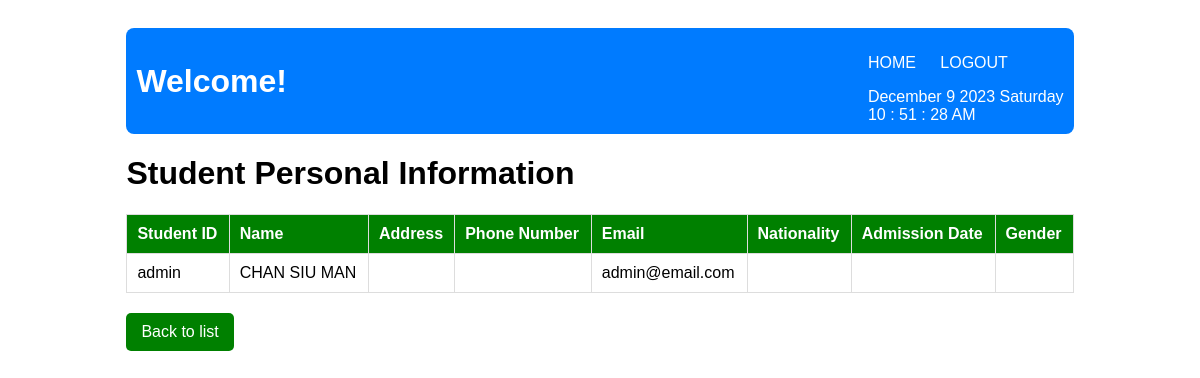
/Teacher/viewStudent.php?userid=admin, run on the app's committed database.
### tables this page shows
CREATE TABLE `Student` (
  `userid` varchar(255) NOT NULL,
  `password` varchar(30) NOT NULL,
  `name` varchar(50) DEFAULT NULL,
  `address` varchar(255) DEFAULT NULL,
  `phoneNum` varchar(20) DEFAULT NULL,
  `email` varchar(255) NOT NULL,
  `Admission_Date` date DEFAULT NULL,
  `nationality` text DEFAULT NULL,
  `gender` char(1) DEFAULT NULL,
  `birth` date DEFAULT NULL,
  `Expire_Date` date DEFAULT NULL
);

### Teacher/viewStudent.php (the view, shortened to what this page needs)
<!DOCTYPE html>
<html>
<head>
    <link rel="stylesheet" href="../css/globle-style.css" />
</head>
<body>
<div class="container">
<?php
    include_once('../navbar.php');
    include "../db_conn.php";
    if (isset($_GET['userid'])) {
        $userId = mysqli_real_escape_string($conn, $_GET['userid']);
        $courseId = mysqli_real_escape_string($conn, $_GET['course_id']);
        $sql = "SELECT * FROM Student WHERE userid = '$userId'";
        $result = mysqli_query($conn, $sql);
        if ($row = mysqli_fetch_assoc($result)) {
            echo "<h1>Student Personal Information</h1>";
            echo "<table>";
            echo "<tr>";
            echo "<th>Student ID</th>";
            echo "<th>Name</th>";
            echo "<th>Address</th>";
            echo "<th>Phone Number</th>";
            echo "<th>Email</th>";
            echo "<th>Nationality</th>";
            echo "<th>Admission Date</th>";
            echo "<th>Gender</th>";
            echo "</tr>";
            echo "<tr>";
            echo "<td>" . htmlspecialchars($row['userid']) . "</td>";
            echo "<td>" . strtoupper(htmlspecialchars($row['name'])) . "</td>";
            echo "<td>" . htmlspecialchars($row['address']) . "</td>";
            echo "<td>" . htmlspecialchars($row['phoneNum']) . "</td>";
            echo "<td>" . htmlspecialchars($row['email']) . "</td>";
            echo "<td>" . htmlspecialchars($row['nationality']) . "</td>";
            echo "<td>" . htmlspecialchars($row['Admission_Date']) . "</td>";
            echo "<td>" . htmlspecialchars($row['gender']) . "</td>";
            echo "</tr>";
            echo "</table>";
        } else {
            echo "User not found.";
        }
    } else {
        echo "No User ID provided.";
    }
?>
<a href="viewCourse.php?course_id=<?php echo htmlspecialchars($courseId); ?>" class="button">Back to list</a>
</div>
</body>
</html>

### css/globle-style.css (style rules this page uses)
body { font-family: Arial, sans-serif; background-color: rgba(255, 255, 255, 0.638); }
.container { width: 80%; margin: auto; overflow: hidden; padding: 20px; }
table { width: 100%; margin-top: 20px; border-collapse: collapse; }
table, th, td { border: 1px solid #ddd; }
th, td { padding: 10px; text-align: left; }
th { background-color: green; color: white; }
.button { display: inline-block; background-color: green; color: white; padding: 10px 15px; margin-top: 20px; text-decoration: none; border-radius: 5px; }

### data on the page
student: userid "admin", name "CHAN SIU MAN", email "admin@email.com"
